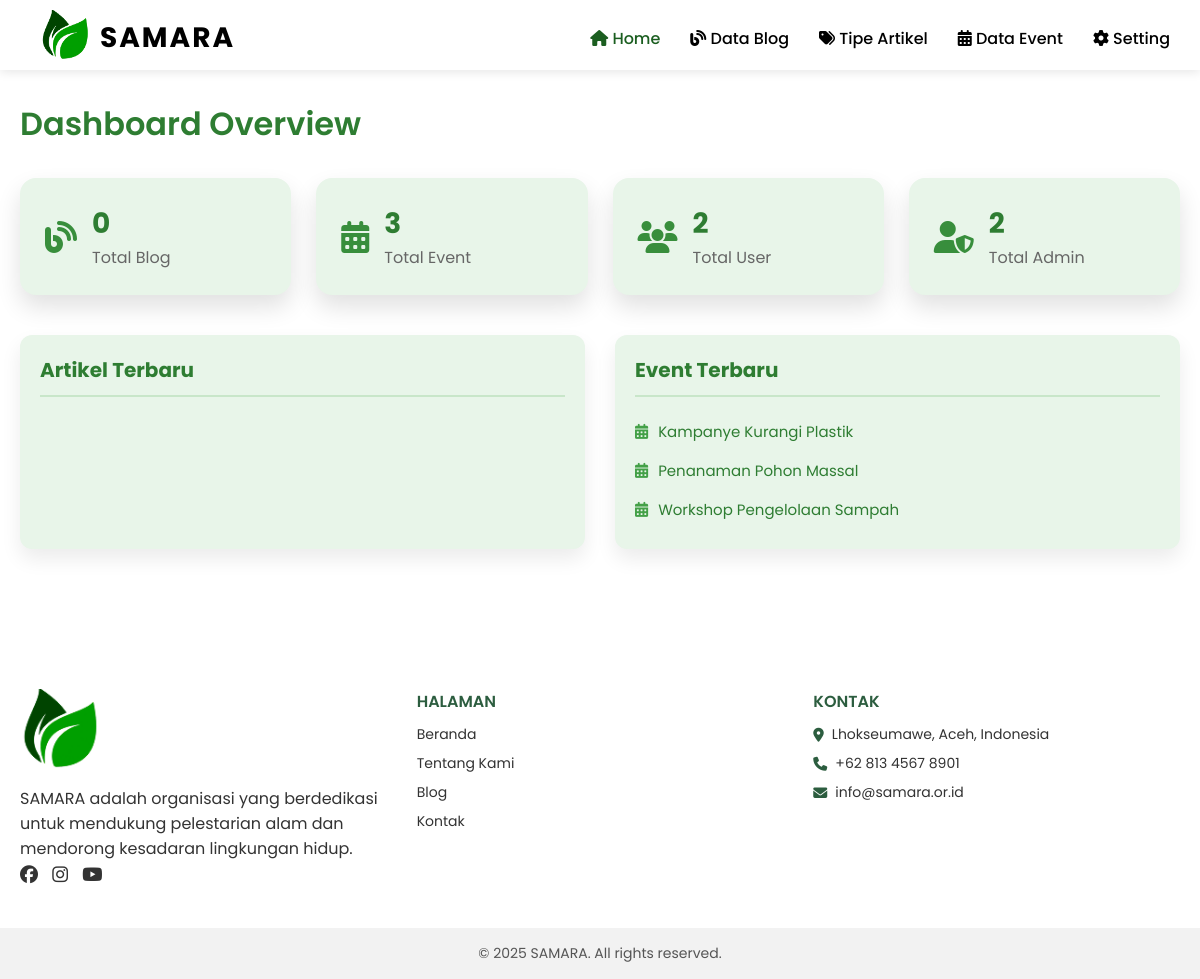
Page /admin/index.php on the earlier database version.
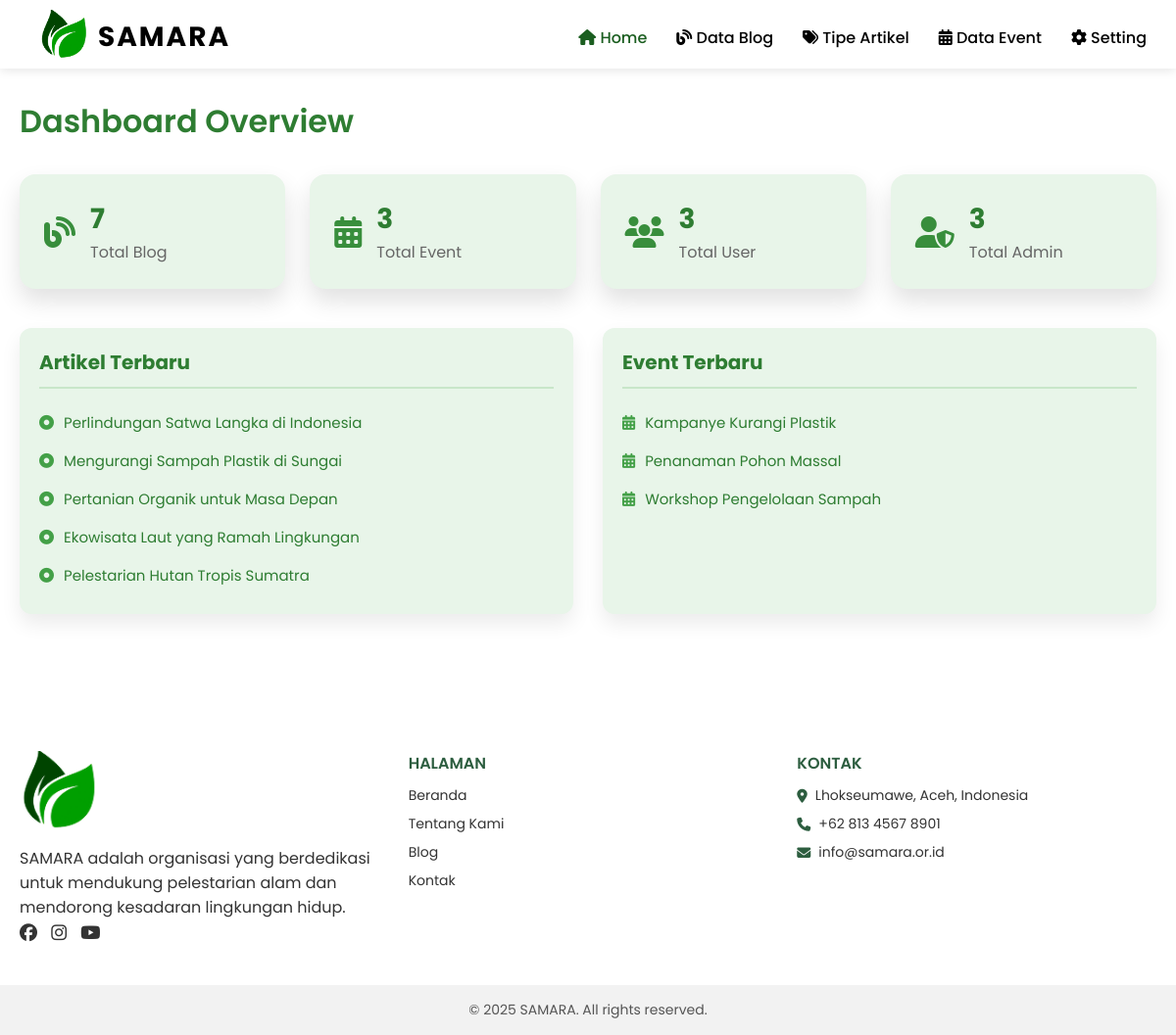
Same page on the later database version.
### tables this page shows
CREATE TABLE `kegiatan` (
  `id_kegiatan` varchar(5) NOT NULL,
  `nama_kegiatan` varchar(50) DEFAULT NULL,
  `deskripsi_kegiatan` text DEFAULT NULL,
  `tanggal_kegiatan` date DEFAULT NULL,
  `thumbnail` varchar(255) DEFAULT NULL,
  `ketua_pelaksana` varchar(30) DEFAULT NULL,
  `tempat` varchar(50) DEFAULT NULL
);

CREATE TABLE `artikel` (
  `id_artikel` varchar(5) NOT NULL,
  `judul` varchar(255) NOT NULL,
  `isi` text NOT NULL,
  `tanggal_publish` datetime DEFAULT current_timestamp(),
  `deskripsi_singkat` varchar(255) DEFAULT NULL,
  `status` enum('draft','publish') DEFAULT 'draft',
  `id_admin` varchar(5) DEFAULT NULL,
  `id_tipe` varchar(6) DEFAULT NULL,
  `gambar` varchar(50) NOT NULL
);

### database/koneksi.php (called while the page is built)
<?php
$koneksi = mysqli_connect("localhost","root","","db_samara");
function query($query){
    global $koneksi;
    $result = mysqli_query($koneksi,$query);
    $rows =[];
    while($user = mysqli_fetch_assoc($result)){
        $rows[] = $user;
    }
    return $rows;
};
?>

### admin/index.php (the view, shortened to what this page needs)
<?php
require '../database/koneksi.php';
$dataArtikel = query("SELECT * FROM artikel ORDER BY id_artikel DESC LIMIT 5");
$getBlog = mysqli_query($koneksi, "SELECT * FROM artikel");
$countBlog = mysqli_num_rows($getBlog);
$getUser = mysqli_query($koneksi, "SELECT * FROM admin");
$countUser = mysqli_num_rows($getUser);
$getEvent = mysqli_query($koneksi, "SELECT * FROM kegiatan");
$countEvent = mysqli_num_rows($getEvent);
$getAdmin = mysqli_query($koneksi, "SELECT * FROM admin");
$countAdmin = mysqli_num_rows($getAdmin);
?>
<!DOCTYPE html>
<html lang="en">
<head>
  <link rel="stylesheet" href="css/index.css?<?php echo time(); ?>">
</head>
<body>
     <div class="falling-leaves"></div>
<?php include 'header_navbar.php'; ?>
<div class="dashboard-wrapper">
  <h1 class="dashboard-title">Dashboard Overview</h1>
  <div class="dashboard-cards">
    <div class="card">
      <i class="fa-solid fa-blog"></i>
      <div>
        <h2><?php echo $countBlog; ?></h2>
        <p>Total Blog</p>
      </div>
    </div>
    <div class="card">
      <i class="fa-solid fa-calendar-days"></i>
      <div>
        <h2><?php echo $countEvent; ?></h2>
        <p>Total Event</p>
      </div>
    </div>
    <div class="card">
      <i class="fa-solid fa-users"></i>
      <div>
        <h2><?php echo $countUser; ?></h2>
        <p>Total User</p>
      </div>
    </div>
    <div class="card">
      <i class="fa-solid fa-user-shield"></i>
      <div>
        <h2><?php echo $countAdmin; ?></h2>
        <p>Total Admin</p>
      </div>
    </div>
  </div>
  <div class="dashboard-latest">
    <div class="latest-box">
      <h3>Artikel Terbaru</h3>
      <ul>
        <?php foreach ($dataArtikel as $artikel): ?>
          <li><i class="fa-solid fa-circle-dot"></i> <?php echo $artikel['judul']; ?></li>
        <?php endforeach; ?>
      </ul>
    </div>
<div class="latest-box">
  <h3>Event Terbaru</h3>
  <ul>
    <?php
      $dataEvent = query("SELECT * FROM kegiatan ORDER BY id_kegiatan DESC LIMIT 5");
      foreach ($dataEvent as $event):
    ?>
      <li><i class="fa-solid fa-calendar-days"></i> <?php echo $event['nama_kegiatan']; ?></li>
    <?php endforeach; ?>
  </ul>
</div>
  </div>
</div>
<footer>
  <div class="footer-container">
    <div class="footer-section">
      <img src="img/icon-logo.png" alt="Logo SAMARA" class="footer-logo">
      <p>
        SAMARA adalah organisasi yang berdedikasi untuk mendukung pelestarian alam dan mendorong kesadaran lingkungan hidup.
      </p>
      <div class="social-links">
        <a href="#"><i class="fa-brands fa-facebook"></i></a>
        <a href="#"><i class="fa-brands fa-instagram"></i></a>
        <a href="#"><i class="fa-brands fa-youtube"></i></a>
      </div>
    </div>
    <div class="footer-section">
      <h4>HALAMAN</h4>
      <ul>
        <li><a href="index.html">Beranda</a></li>
        <li><a href="about.html">Tentang Kami</a></li>
        <li><a href="blog.html">Blog</a></li>
        <li><a href="contact.html">Kontak</a></li>
      </ul>
    </div>
    <div class="footer-section">
      <h4>KONTAK</h4>
      <ul>
        <li><i class="fa-solid fa-location-dot"></i> Lhokseumawe, Aceh, Indonesia</li>
        <li><i class="fa-solid fa-phone"></i> +62 813 4567 8901</li>
        <li><i class="fa-solid fa-envelope"></i> info@samara.or.id</li>
      </ul>
    </div>
  </div>
  <div class="footer-bottom">
    <p>&copy; 2025 SAMARA. All rights reserved.</p>
  </div>
</footer>
</body>
      </html>

Differences in the rows shown:
added artikel: judul "Perlindungan Satwa Langka di Indonesia"
added artikel: judul "Mengurangi Sampah Plastik di Sungai"
added artikel: judul "Pertanian Organik untuk Masa Depan"
added artikel: judul "Ekowisata Laut yang Ramah Lingkungan"
added artikel: judul "Pelestarian Hutan Tropis Sumatra"
Other differences:
$countBlog: "0" → "7"
$countUser: "2" → "3"
$countAdmin: "2" → "3"
